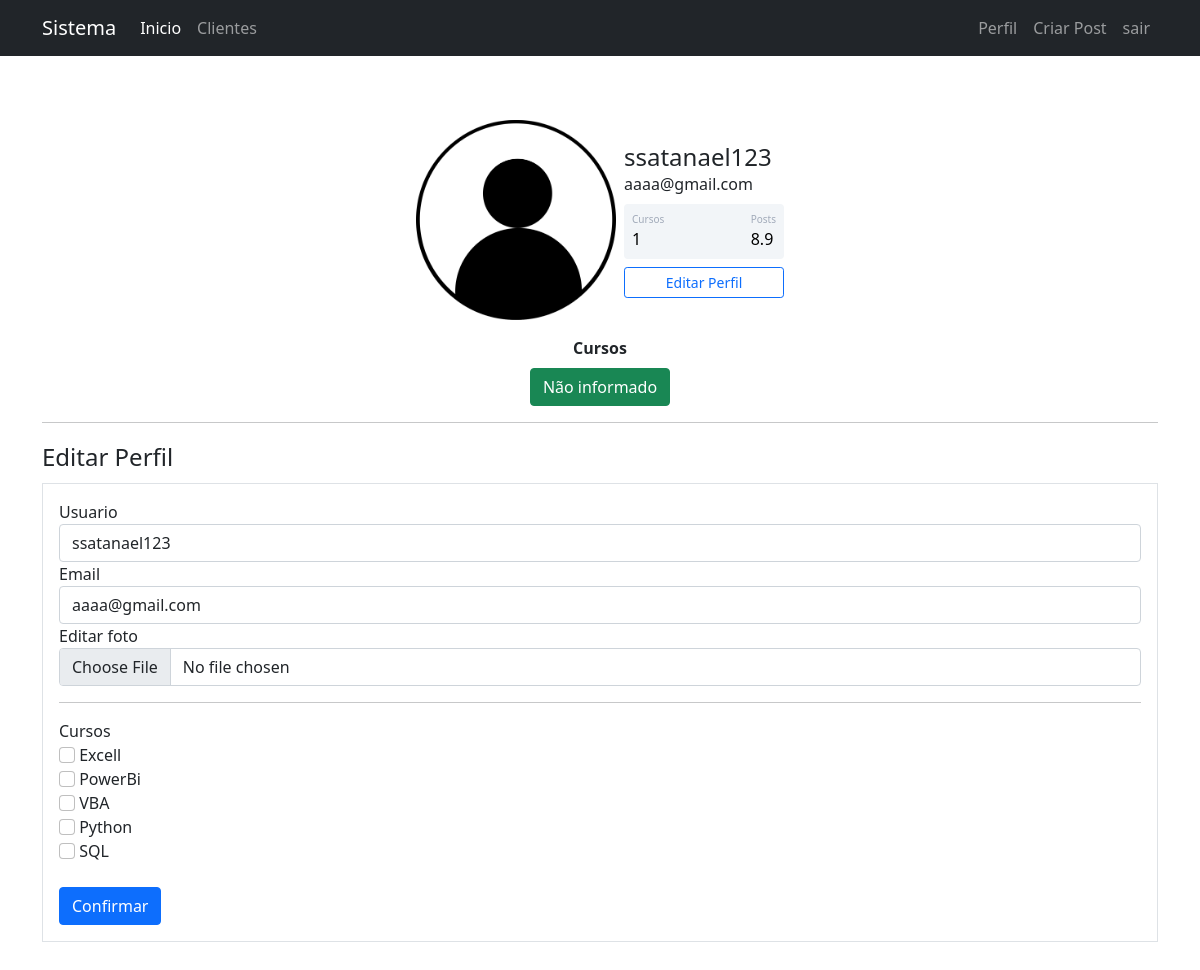
The page /perfil/editar (signed in) on the database its author committed.
### comunidadeimpressionadora/models.py (models this page shows)
class Usuario(database.Model, UserMixin):
    id = database.Column(database.Integer, primary_key = True)
    username = database.Column(database.String, nullable=False)
    email = database.Column(database.String, nullable=False, unique=True)
    password = database.Column(database.String, nullable=False)
    foto_perfil = database.Column(database.String, default='default.jpg')
    posts = database.relationship('Post', backref='autor',lazy=True)
    cursos = database.Column(database.String, nullable=False, default='Não informado')

### comunidadeimpressionadora/routes.py (the view, shortened to what this page needs)
@app.route('/perfil/editar', methods=['GET', 'POST'])
@login_required
def editar_perfil():
    form = FormEditarPerfil()
    cursos = contar_cursos(current_user)
    foto_perfil = url_for('static', filename=f'fotos_perfil/{current_user.foto_perfil}')
    return render_template("editar_perfil.html",foto_perfil=foto_perfil, form=form,cursos=cursos)

### comunidadeimpressionadora/forms.py (shortened to what this page needs)
class FormEditarPerfil(FlaskForm):
    username = StringField('Usuario', validators = [DataRequired()])
    email = StringField('Email', validators = [DataRequired(), Email()])
    foto_perfil = FileField('Editar foto', validators = [FileAllowed(['jpg','png'])])
    curso_excell = BooleanField('Excell')
    curso_powerbi = BooleanField('PowerBi')
    curso_vba = BooleanField('VBA')
    curso_python = BooleanField('Python')
    curso_sql = BooleanField('SQL')
    submit = SubmitField('Confirmar')

### comunidadeimpressionadora/models.py (called while the page is built)
@login_manager.user_loader
def load_usuario(id_usuario):
    return Usuario.query.get(int(id_usuario))

### comunidadeimpressionadora/routes.py (called while the page is built)
def contar_cursos(user):
    lista_cursos = user.cursos.split(';')
    cursos = 0
    if not user.cursos == '':
        cursos = len(lista_cursos)
    else:
        cursos = 0
    return cursos

### comunidadeimpressionadora/templates/editar_perfil.html (shortened to what this page needs)
{% extends 'perfil.html' %}
{% block editar_perfil%}
<div class="container">
    <hr>
    <div class="row">
        <div class="col">
            <legend>Editar Perfil</legend>
            <form action="" method="POST" class='border p-3' enctype="multipart/form-data">
                <fieldset>
                    <div class="from-group">
                        {{ form.username.label(class='form-control-label') }}
                        {% if form.username.errors %}
                            {{ form.username(class='form-control is-invalid') }}
                            <div class="invalid-feedback">
                                {% for erro in form.username.errors%}
                                    {{erro}}
                                {% endfor %}
                            </div>
                        {% else %}
                            {{ form.username(class='form-control', value=current_user.username) }}
                        {% endif %}
                    </div>
                </fieldset>
                <fieldset>
                    <div class="from-group">
                        {{ form.email.label(class='form-control-label') }}
                        {% if form.email.errors %}
                            {{ form.email(class='form-control is-invalid') }}
                            <div class="invalid-feedback">
                                {% for erro in form.email.errors%}
                                    {{erro}}
                                {% endfor %}
                            </div>
                        {% else %}
                            {{ form.email(class='form-control', value=current_user.email) }}
                        {% endif %}
                    </div>
                </fieldset>
                <fieldset>
                    {{ form.foto_perfil.label }}
                    {{ form.foto_perfil(class="form-control")}}
                <hr>
                <span>Cursos</span>
                {% for campo in form%}
                    {% if 'curso_' in campo.name %}
                        <div class="from-group">
                            {{ campo(class='form-check-input') }}
                            {{ campo.label(class='form-check-label') }}
                        </div>
                    {% endif %}
                {% endfor %}
                <br>
                </fieldset>
                {{ form.submit(class='btn btn-primary') }}
            </form>
        </div>
    </div>
</div>
<br>
<br>
<br>
{%endblock%}

### comunidadeimpressionadora/templates/perfil.html
{% extends 'base.html' %}
{% block body %}
    <div class="container mt-5 d-flex justify-content-center">
        <div class="card p-3">
            <div class="d-flex align-items-center">
                <div class="image pe-2">
                    <img src="{{ foto_perfil}}" class="rounded " width="200" >
                </div>
            <div class="ml-3 w-100">
            <h4 class="mb-0 mt-0">{{ current_user.username}}</h4>
            <span>{{current_user.email}}</span>
            <div class="p-2 mt-2 bg-primary d-flex justify-content-between rounded text-white stats">
                <div class="d-flex flex-column">
                    <span class="articles">Cursos</span>
                    <span class="number1">
                        {{cursos}}
                    </span>
                </div>
                <div class="d-flex flex-column">
                    <span class="rating">Posts</span>
                    <span class="number3">8.9</span>
                </div>
            </div>
            <div class="button mt-2 d-flex flex-row align-items-center">
                <a href="{{ url_for('editar_perfil')}}" class="w-100">
                    <button class="btn btn-sm btn-outline-primary w-100">Editar Perfil</button>
                </a>
            </div>
            </div>
            </div>
        </div>
    </div>
    <div class="row justify-content-center">
        <div class="col col-4 pd-4" style="text-align: center;">
            <strong>
                Cursos
            </strong>
            <br>
            {% if not current_user.cursos == '' %}
                {% for curso in current_user.cursos.split(';') %}
                    <buttn type="button" class="btn btn-success mt-2" disabled>{{curso}}</buttn>
                {% endfor %}
            {% endif %}
        </div>
    </div>
{% block editar_perfil%}
{%endblock%}
{% endblock %}

### comunidadeimpressionadora/static/main.css (style rules this page uses)
.card { width: 400px; border: none; border-radius: 10px; background-color: #fff; }
.stats { background: #f2f5f8 !important; color: #000 !important; }
.articles { font-size:10px; color: #a1aab9; }
.number1 { font-weight:500; }
.rating { font-size:10px; color: #a1aab9; }
.number3 { font-weight:500; }

### rows shown on the page
Usuario: username "ssatanael123", email "aaaa@gmail.com", cursos "Não informado"

### other values the page prints
{{ cursos }} "1"
{{ campo.label(class='form-check-label') }} "Excell" "PowerBi" "VBA" "Python" "SQL"
